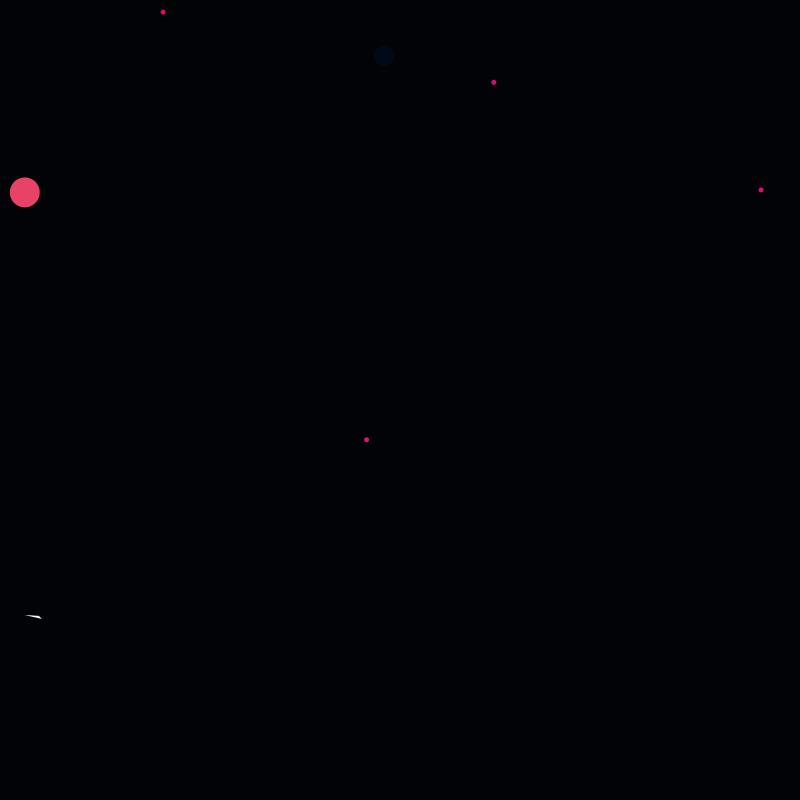
Frame 1 (no input)
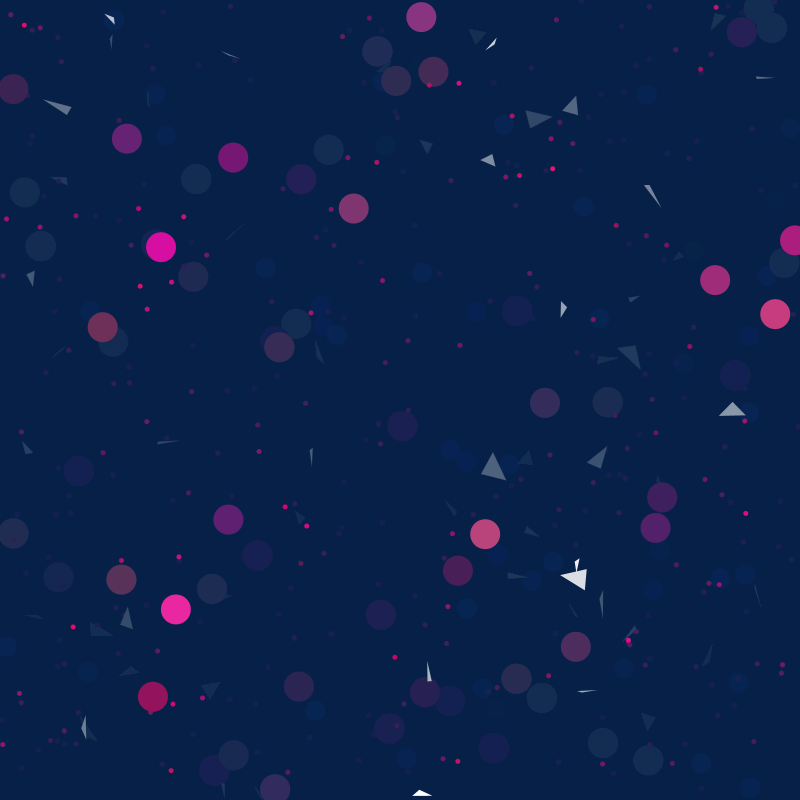
Frame 60 (the mouse pressed at the canvas centre just before this capture)
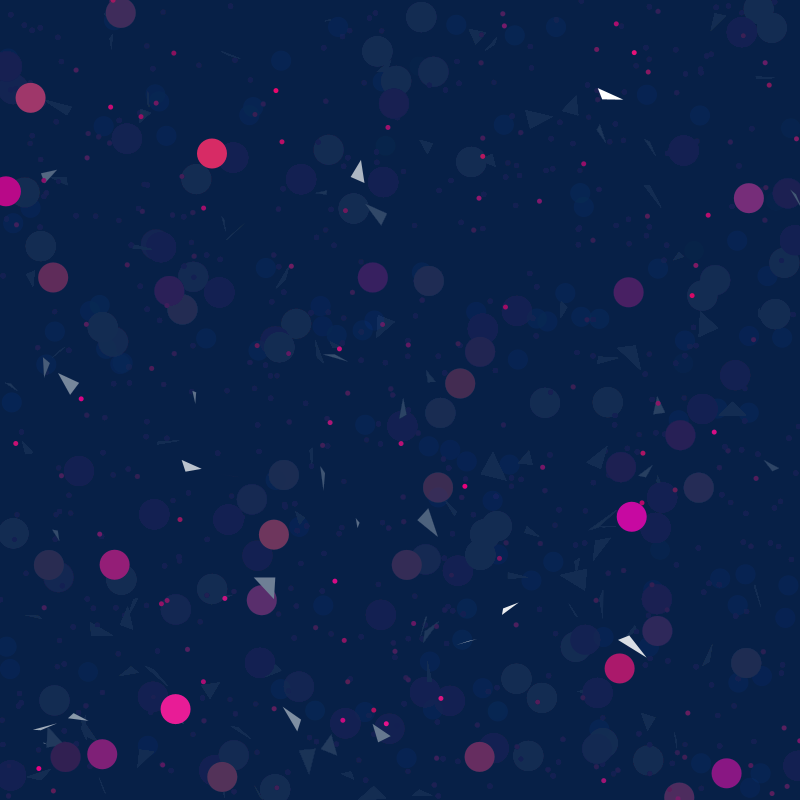
Frame 120 (the mouse held since frame 60 and released just before this capture)

The Processing sketch that drew these frames (run headless with seeded random() and noise(); from frame 60 on, the mouse is pressed at the canvas centre):

// Processing sketch: processing_140127
// ── processing_140127.pde

void setup() {
  size(800, 800);
  //background(225);
  background(0,0,0);
  frameRate(10);
}
float x=50;
float y=50;


void draw() {
  //fill(255, 50);
  noStroke();
  fill(7,42,72,20);
  //stroke(225);
  rect(0, 0, 800, 800);


  //fill(232,random(0,20),random(100,140));
  //moveShapes();
  fill(232,random(0,20),random(100,140));
  moveShapes();
   fill(232,random(0,20),random(100,140));
  moveShapes();
   fill(232,random(0,20),random(100,140));
  moveShapes();
  fill(232,random(0,20),random(100,140));
  moveShapes();
   fill(232,random(0,20),random(100,140));
  moveShapes();
  fill(2,random(67,100),240,20);
  moveShapess();
  //fill(2,random(67,100),240,20);
  //moveShapess();
  fill(232,random(0,80),random(100,180));
  //fill(252,random(200,220),random(0,100));
  moveShapesss();
  translate(random(800),random(800));
  //fill(232,random(0,40),random(100,140));
  fill(255,255,255);
  moveTriangle();
  
 
}
/*
void moveShapes(){
 rect(random(300),random(500),200,10);
 }
 */

void moveShapes() {
  x=random(800); 
  y=random(800);
  ellipse(x,y,5,5);
}

void moveShapess() {
  x=random(800); 
  y=random(800);
  ellipse(x,y,20,20);
}

void moveShapesss() {
  x=random(800); 
  y=random(800);
  //ellipse(x,y,15,15);
  ellipse(x,y,30,30);
}

void moveTriangle() {
  //x=random(800); 
  //y=random(800);
 triangle(random(30),random(30),random(30),random(30),random(30),random(30));
}
